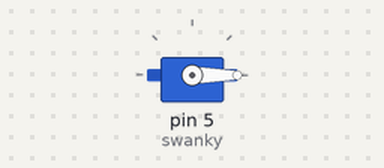
Recording of a sketch running on a simulated Arduino Uno, built with avr-gcc and run on an emulated ATmega328P. Shown: servo.

Above: at 0.05 s.
At 1.15 s:
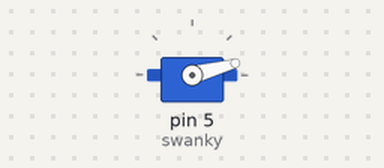
At 1.45 s:
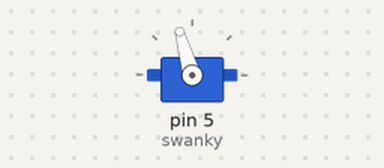
At 2.2 s:
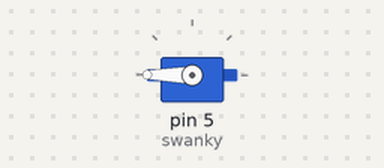
Timing chart, 0 to 5.1 s (numbered marks = the images above):
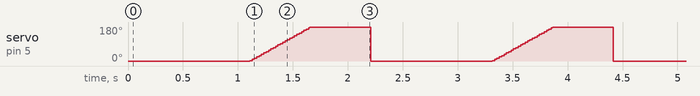

The sketch:

swanky.ino
```cpp
#include <Servo.h>

Servo swanky;

void setup()
{
  swanky.attach(5);
}

void loop()
{

  for( int angle = -360; angle < 360 ; angle++)
  {
    swanky.write(angle);
    delay(3);
  }
}
```

Measured:
- by itself, servo on pin 5 (swanky): ramps from 0° to 180° and jumps back, once every 2.2 s
